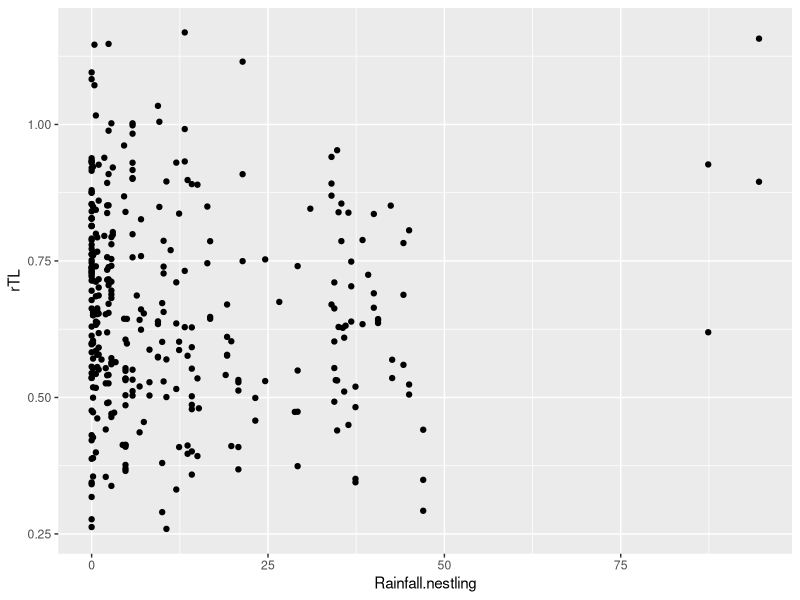
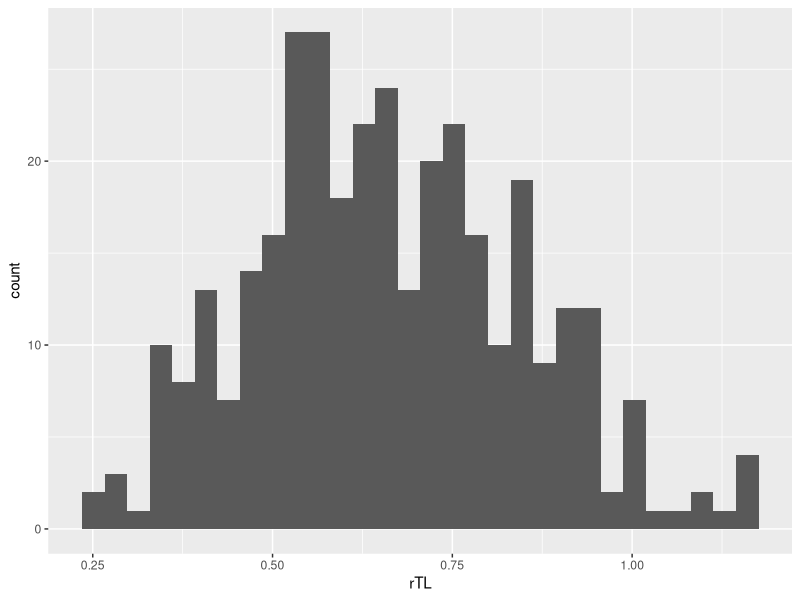
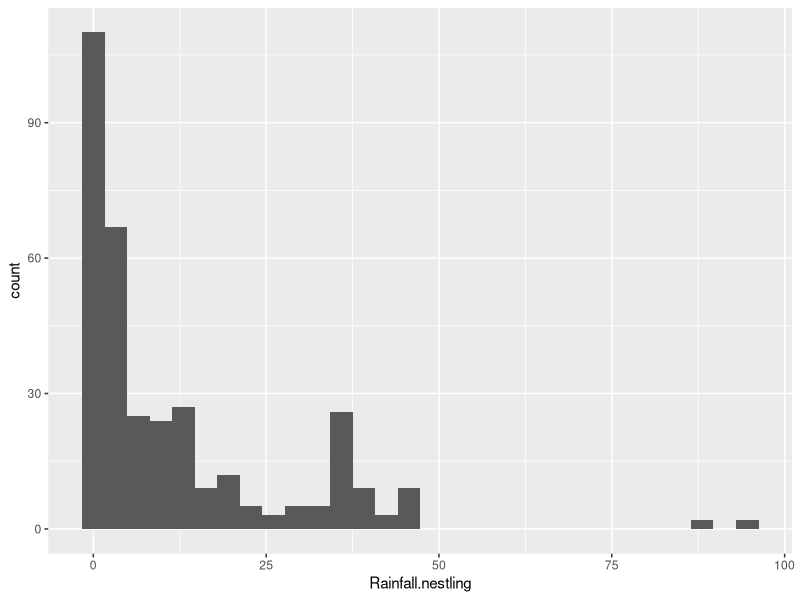
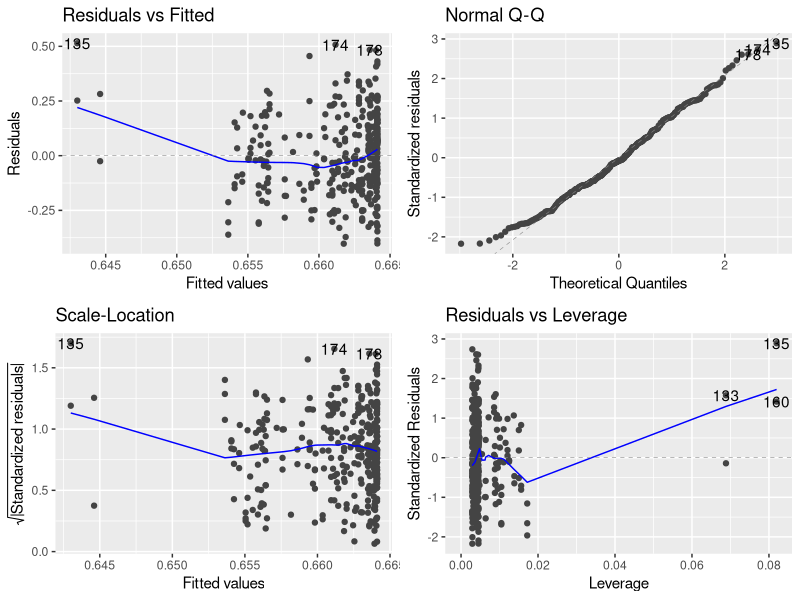
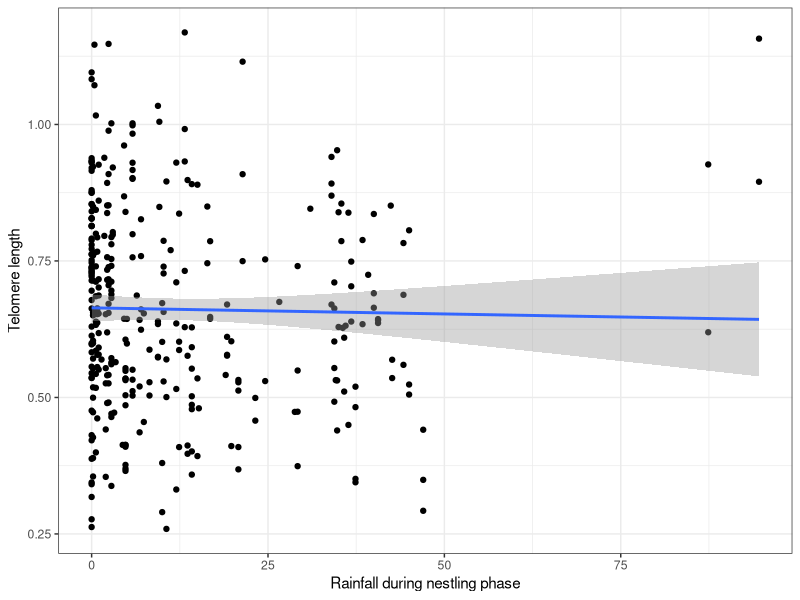

R code for these plots, in order:
## ---- chunk 1
#Clearing R's environment
rm (list = ls())
## ---- chunk 2
#Activating necessary packages
library(tidyverse)
library(ggfortify)
library(here)
## ---- chunk 3
#Reading in data
eastwood <- read.csv(here("Data", "Eastwood23_superb_climate_data_revised.csv"))
## ---- chunk 4
#Making a scatterplot
ggplot(eastwood, aes(Rainfall.nestling, rTL)) + geom_point()
## ---- chunk 5
ggplot(eastwood, aes(x = rTL)) + geom_histogram()
## ---- chunk 6
ggplot(eastwood, aes(x = Rainfall.nestling)) + geom_histogram()
## ---- chunk 7
#Creating model
model_rainfall <- lm(rTL ~ Rainfall.nestling, data = eastwood)
## ---- chunk 8
#Checking assumptions
autoplot(model_rainfall, smooth.color = NA)
## ---- chunk 9
#ANOVA test
anova(model_rainfall)
## ---- chunk 10
#Viewing results in a summary table
summary(model_rainfall)
## ---- chunk 11
ggplot(eastwood, aes(Rainfall.nestling, rTL))+
     geom_point()+
     geom_smooth(method = "lm")+
     labs(x = "Rainfall during nestling phase", y = "Telomere length")+
     theme_bw()
